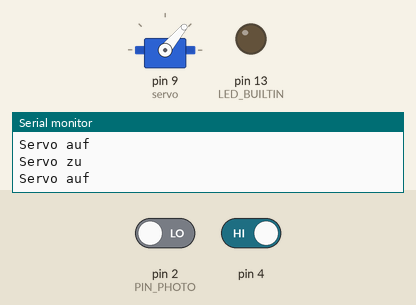
Simulated run of this sketch. Board: Arduino Uno, built with avr-gcc and run on an emulated ATmega328P. Shown: servo, output pins drawn as LEDs (lit = HIGH), the last lines printed to the serial monitor. Inputs (shaded band) come from the test bench; at power-on: pin 4 HIGH, pin 2 (PIN_PHOTO) LOW.

Above: at 2.8 s.
2.9 s: pin 4 driven LOW
At 4.3 s:
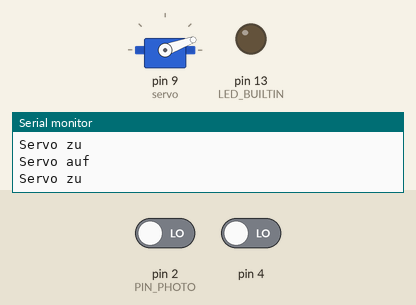
6.0 s: pin 4 driven HIGH
At 6.6 s:
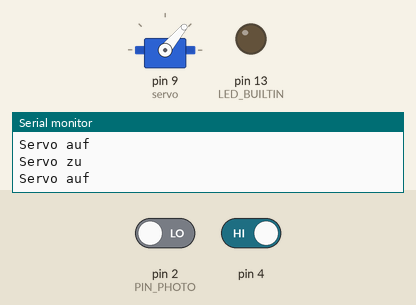
Timing chart, 0 to 9.0 s (numbered marks = the images above; inputs shaded):
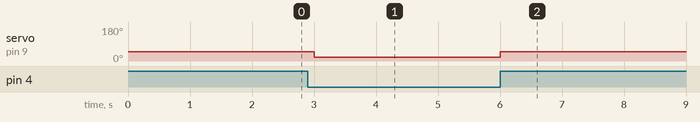

Measured:
- after the input at 2.9 s, servo on pin 9 (servo): 50° → 20° after 0.10 s
- after the input at 6.0 s, servo on pin 9 (servo): 20° → 50° at once

The sketch:

PhotoTest.ino
```cpp
#include <Servo.h>

// HALL: 3
// PHOTO:2
// TRIGGER: 4

#define PIN_PHOTO 2

Servo servo; // Objekterzeugung (Konstruktor-Aufruf)

void interruptPhoto()
{
    Serial.print("Photosensor ist jetzt ");
    Serial.println(digitalRead(PIN_PHOTO));
}

// the setup function runs once when you press reset or power the board
void setup() {
// initialize digital pin LED_BUILTIN as an output.
pinMode(LED_BUILTIN, OUTPUT);
pinMode(3, INPUT);
pinMode(4, INPUT);
Serial.begin(115200);
attachInterrupt(digitalPinToInterrupt(PIN_PHOTO), interruptPhoto, CHANGE);
servo.attach(9);
}

// the loop function runs over and over again forever
void loop() {
// Nur wenn der Trigger gedrückt ist wird der Servo ausgelöst
while (digitalRead(4)==0){}
Serial.println("Servo auf");
servo.write(50);
delay(1000);
Serial.println("Servo zu");
servo.write(20);
}
```
